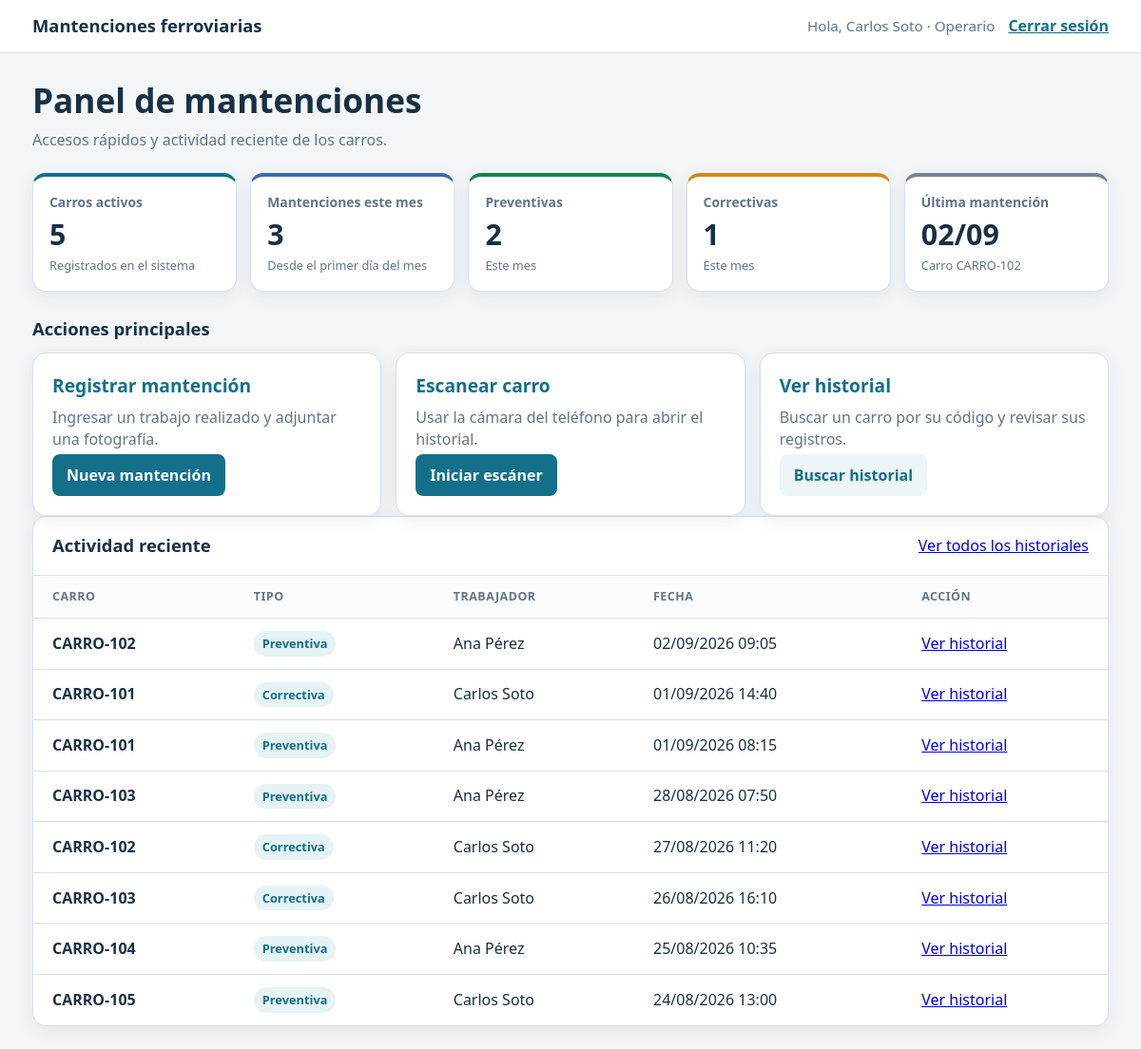
/panel.php (signed in), run on the app's committed database.
### tables this page shows
CREATE TABLE IF NOT EXISTS usuarios (
  id INT UNSIGNED AUTO_INCREMENT PRIMARY KEY,
  nombre VARCHAR(120) NOT NULL,
  correo VARCHAR(190) NOT NULL UNIQUE,
  password_hash VARCHAR(255) NOT NULL,
  rol ENUM('operario','supervisor') NOT NULL DEFAULT 'operario',
  activo TINYINT(1) NOT NULL DEFAULT 1,
  creado_en TIMESTAMP NOT NULL DEFAULT CURRENT_TIMESTAMP
);

CREATE TABLE IF NOT EXISTS mantenciones (
  id BIGINT UNSIGNED AUTO_INCREMENT PRIMARY KEY,
  carro_id INT UNSIGNED NOT NULL,
  usuario_id INT UNSIGNED NOT NULL,
  tipo ENUM('Preventiva','Correctiva') NOT NULL,
  descripcion TEXT NOT NULL,
  foto VARCHAR(255) NULL,
  realizada_en TIMESTAMP NOT NULL DEFAULT CURRENT_TIMESTAMP,
  CONSTRAINT fk_mant_carro FOREIGN KEY (carro_id) REFERENCES carros(id) ON DELETE RESTRICT ON UPDATE CASCADE,
  CONSTRAINT fk_mant_usuario FOREIGN KEY (usuario_id) REFERENCES usuarios(id) ON DELETE RESTRICT ON UPDATE CASCADE,
  INDEX idx_mant_carro_fecha (carro_id, realizada_en)
);

CREATE TABLE IF NOT EXISTS carros (
  id INT UNSIGNED AUTO_INCREMENT PRIMARY KEY,
  codigo VARCHAR(80) NOT NULL UNIQUE,
  descripcion VARCHAR(255) NULL,
  ubicacion VARCHAR(120) NULL,
  activo TINYINT(1) NOT NULL DEFAULT 1,
  creado_en TIMESTAMP NOT NULL DEFAULT CURRENT_TIMESTAMP
);

### db.php (called while the page is built, shortened)
<?php
function db(): PDO
{
    static $pdo = null;
    if ($pdo instanceof PDO) {
        return $pdo;
    }
    $dsn = 'mysql:host=' . DB_HOST . ';dbname=' . DB_NAME . ';charset=utf8mb4';
    $pdo = new PDO($dsn, DB_USER, DB_PASS, [
        PDO::ATTR_ERRMODE => PDO::ERRMODE_EXCEPTION,
        PDO::ATTR_DEFAULT_FETCH_MODE => PDO::FETCH_ASSOC,
        PDO::ATTR_EMULATE_PREPARES => false,
    ]);
    return $pdo;
}
function e(?string $value): string
{
    return htmlspecialchars($value ?? '', ENT_QUOTES | ENT_SUBSTITUTE, 'UTF-8');
}

### auth.php (called while the page is built, shortened)
<?php
require_once __DIR__ . '/db.php';
function current_user(): ?array
{
    $stmt = db()->prepare('SELECT id, nombre, correo, rol FROM usuarios WHERE id = ? AND activo = 1');
    $stmt->execute([(int) $_SESSION['user_id']]);
    $user = $stmt->fetch() ?: null;
    return $user;
}
function require_login(): array
{
    $user = current_user();
    return $user;
}

### panel.php (the view, shortened to what this page needs)
<?php
require_once __DIR__ . '/auth.php';
$user = require_login();
$stats = ['carros'=>0,'mes'=>0,'preventivas'=>0,'correctivas'=>0];
$recentes = []; $ultima = null; $dbError = '';
try {
    $stats['carros'] = (int)db()->query('SELECT COUNT(*) FROM carros WHERE activo=1')->fetchColumn();
    $stmt = db()->query("SELECT COUNT(*) AS total, SUM(tipo='Preventiva') AS preventivas, SUM(tipo='Correctiva') AS correctivas FROM mantenciones WHERE realizada_en >= DATE_FORMAT(CURRENT_DATE(), '%Y-%m-01') AND realizada_en < DATE_FORMAT(DATE_ADD(CURRENT_DATE(), INTERVAL 1 MONTH), '%Y-%m-01')");
    $month = $stmt->fetch() ?: [];
    $stats['mes'] = (int)($month['total'] ?? 0); $stats['preventivas'] = (int)($month['preventivas'] ?? 0); $stats['correctivas'] = (int)($month['correctivas'] ?? 0);
    $ultima = db()->query('SELECT m.realizada_en, c.codigo FROM mantenciones m JOIN carros c ON c.id=m.carro_id ORDER BY m.realizada_en DESC, m.id DESC LIMIT 1')->fetch() ?: null;
    $recentes = db()->query('SELECT m.id, m.tipo, m.realizada_en, c.codigo, u.nombre AS trabajador FROM mantenciones m JOIN carros c ON c.id=m.carro_id JOIN usuarios u ON u.id=m.usuario_id ORDER BY m.realizada_en DESC, m.id DESC LIMIT 8')->fetchAll();
} catch (PDOException $exception) {
    $dbError = 'No se pudieron cargar los indicadores. Verifica la conexión con la base de datos.';
}
?><!doctype html><html lang="es"><head><meta charset="utf-8"><meta name="viewport" content="width=device-width,initial-scale=1"><title>Panel de mantenciones</title><link rel="stylesheet" href="assets/css/app.css"></head><body>
<header class="topbar"><div class="topbar-inner"><a class="brand" href="panel.php">Mantenciones ferroviarias</a><div class="user-area"><span class="user-name">Hola, <?=e($user['nombre'])?> · <?=e(ucfirst($user['rol']))?></span><a class="logout" href="logout.php">Cerrar sesión</a></div></div></header>
<main class="wrap"><div class="page-heading"><div><h1>Panel de mantenciones</h1><p>Accesos rápidos y actividad reciente de los carros.</p></div></div>
<?php if($dbError):?><div class="error" role="alert"><?=e($dbError)?></div><?php endif;?><section class="metrics" aria-label="Indicadores del sistema"><article class="metric teal"><span class="metric-label">Carros activos</span><strong class="metric-value"><?=number_format($stats['carros'],0,',','.')?></strong><span class="metric-note">Registrados en el sistema</span></article><article class="metric blue"><span class="metric-label">Mantenciones este mes</span><strong class="metric-value"><?=number_format($stats['mes'],0,',','.')?></strong><span class="metric-note">Desde el primer día del mes</span></article><article class="metric green"><span class="metric-label">Preventivas</span><strong class="metric-value"><?=number_format($stats['preventivas'],0,',','.')?></strong><span class="metric-note">Este mes</span></article><article class="metric amber"><span class="metric-label">Correctivas</span><strong class="metric-value"><?=number_format($stats['correctivas'],0,',','.')?></strong><span class="metric-note">Este mes</span></article><article class="metric neutral"><span class="metric-label">Última mantención</span><strong class="metric-value"><?= $ultima ? e(date('d/m',strtotime($ultima['realizada_en']))) : '—' ?></strong><span class="metric-note"><?= $ultima ? 'Carro '.e($ultima['codigo']) : 'Sin registros todavía' ?></span></article></section>
<h2 class="section-title">Acciones principales</h2><section class="actions-grid"><a class="action-card" href="index.php"><h3>Registrar mantención</h3><p>Ingresar un trabajo realizado y adjuntar una fotografía.</p><span class="button">Nueva mantención</span></a><a class="action-card" href="escanear.php"><h3>Escanear carro</h3><p>Usar la cámara del teléfono para abrir el historial.</p><span class="button">Iniciar escáner</span></a><a class="action-card" href="historial.php"><h3>Ver historial</h3><p>Buscar un carro por su código y revisar sus registros.</p><span class="button secondary">Buscar historial</span></a></section>
<section class="recent" aria-labelledby="recent-title"><div class="recent-header"><h2 id="recent-title">Actividad reciente</h2><a href="historial.php">Ver todos los historiales</a></div><?php if(!$recentes):?><div class="empty">Todavía no hay mantenciones registradas.</div><?php else:?><div class="table-wrap"><table><thead><tr><th>Carro</th><th>Tipo</th><th>Trabajador</th><th>Fecha</th><th>Acción</th></tr></thead><tbody><?php foreach($recentes as $item):?><tr><td data-label="Carro"><strong><?=e($item['codigo'])?></strong></td><td data-label="Tipo"><span class="type"><?=e($item['tipo'])?></span></td><td data-label="Trabajador"><?=e($item['trabajador'])?></td><td data-label="Fecha"><?=e(date('d/m/Y H:i',strtotime($item['realizada_en'])))?></td><td><a href="historial.php?carro=<?=rawurlencode($item['codigo'])?>">Ver historial</a></td></tr><?php endforeach;?></tbody></table></div><?php endif;?></section></main></body></html>

### assets/css/app.css (style rules this page uses)
:root { --navy:#183044;--teal:#136f8a;--teal-dark:#0c5369;--bg:#f3f6f8;--surface:#fff;--line:#d7e1e7;--muted:#607587;--green:#16814b;--amber:#a86600;--shadow:0 5px 18px rgba(24,48,68,.08) }
* { box-sizing:border-box }
body { margin:0;background:var(--bg);color:var(--navy);font:16px/1.45 system-ui,-apple-system,BlinkMacSystemFont,"Segoe UI",sans-serif }
.wrap { width:min(1180px,100%);margin:auto;padding:24px }
.topbar { background:var(--surface);border-bottom:1px solid var(--line) }
.topbar-inner { width:min(1180px,100%);margin:auto;padding:14px 24px;display:flex;align-items:center;justify-content:space-between;gap:18px }
.brand { font-size:1.15rem;font-weight:800;color:var(--navy);text-decoration:none }
.user-area { display:flex;align-items:center;gap:14px;flex-wrap:wrap }
.user-name { color:var(--muted);font-size:.95rem }
.logout { color:var(--teal);font-weight:700 }
.page-heading { display:flex;justify-content:space-between;align-items:end;gap:20px;margin-bottom:22px }
.page-heading h1 { margin:0;font-size:clamp(1.65rem,3vw,2.2rem) }
.page-heading p { margin:.35rem 0 0;color:var(--muted) }
.metrics { display:grid;grid-template-columns:repeat(5,minmax(0,1fr));gap:14px;margin-bottom:24px }
.metric,.action-card,.recent { background:var(--surface);border:1px solid var(--line);border-radius:14px;box-shadow:var(--shadow) }
.metric { padding:17px;min-height:112px }
.metric-label { display:block;color:var(--muted);font-size:.87rem;font-weight:700 }
.metric-value { display:block;margin-top:7px;font-size:1.9rem;font-weight:800;line-height:1.1 }
.metric-note { display:block;margin-top:7px;color:var(--muted);font-size:.8rem;white-space:nowrap;overflow:hidden;text-overflow:ellipsis }
.metric.teal { border-top:4px solid var(--teal) }
.metric.green { border-top:4px solid var(--green) }
.metric.amber { border-top:4px solid #d38a19 }
.metric.blue { border-top:4px solid #3c6ea8 }
.metric.neutral { border-top:4px solid #758592 }
.section-title { margin:26px 0 12px;font-size:1.15rem }
.actions-grid { display:grid;grid-template-columns:repeat(3,minmax(0,1fr));gap:15px }
.action-card { padding:20px;text-decoration:none;color:inherit;display:flex;min-height:172px;flex-direction:column;align-items:flex-start;transition:transform .15s ease,box-shadow .15s ease }
.action-card h3 { margin:0 0 8px;color:var(--teal);font-size:1.2rem }
.action-card p { margin:0;color:var(--muted);flex:1 }
.button { display:inline-flex;align-items:center;justify-content:center;min-height:44px;padding:9px 15px;border-radius:8px;background:var(--teal);color:#fff;font-weight:800;text-decoration:none;border:0 }
.button.secondary { background:#edf5f7;color:var(--teal) }
.recent { overflow:hidden }
.recent-header { padding:17px 20px;border-bottom:1px solid var(--line);display:flex;justify-content:space-between;align-items:center;gap:12px }
.recent-header h2 { margin:0;font-size:1.15rem }
.table-wrap { overflow-x:auto }
.recent table { width:100%;border-collapse:collapse }
.recent th,.recent td { text-align:left;padding:13px 20px;border-bottom:1px solid var(--line);vertical-align:middle }
.recent th { font-size:.78rem;text-transform:uppercase;letter-spacing:.04em;color:var(--muted);background:#fbfcfd }
.recent tr:last-child td { border-bottom:0 }
.type { display:inline-block;padding:4px 9px;border-radius:999px;background:#e6f3f5;color:var(--teal);font-size:.8rem;font-weight:800 }

### data on the page
usuarios: nombre "Carlos Soto", rol "Operario"
mantenciones: realizada_en "02/09", carro.codigo "CARRO-102", tipo "Preventiva", usuario.nombre "Ana Pérez", realizada_en "02/09/2026 09:05"
mantenciones: carro.codigo "CARRO-101", tipo "Correctiva", usuario.nombre "Carlos Soto", realizada_en "01/09/2026 14:40"
mantenciones: carro.codigo "CARRO-101", tipo "Preventiva", usuario.nombre "Ana Pérez", realizada_en "01/09/2026 08:15"
mantenciones: carro.codigo "CARRO-103", tipo "Preventiva", usuario.nombre "Ana Pérez", realizada_en "28/08/2026 07:50"
mantenciones: carro.codigo "CARRO-102", tipo "Correctiva", usuario.nombre "Carlos Soto", realizada_en "27/08/2026 11:20"
mantenciones: carro.codigo "CARRO-103", tipo "Correctiva", usuario.nombre "Carlos Soto", realizada_en "26/08/2026 16:10"
mantenciones: carro.codigo "CARRO-104", tipo "Preventiva", usuario.nombre "Ana Pérez", realizada_en "25/08/2026 10:35"
mantenciones: carro.codigo "CARRO-105", tipo "Preventiva", usuario.nombre "Carlos Soto", realizada_en "24/08/2026 13:00"

### other printed values
$stats['carros'] "5"
$stats['mes'] "3"
$stats['preventivas'] "2"
$stats['correctivas'] "1"
